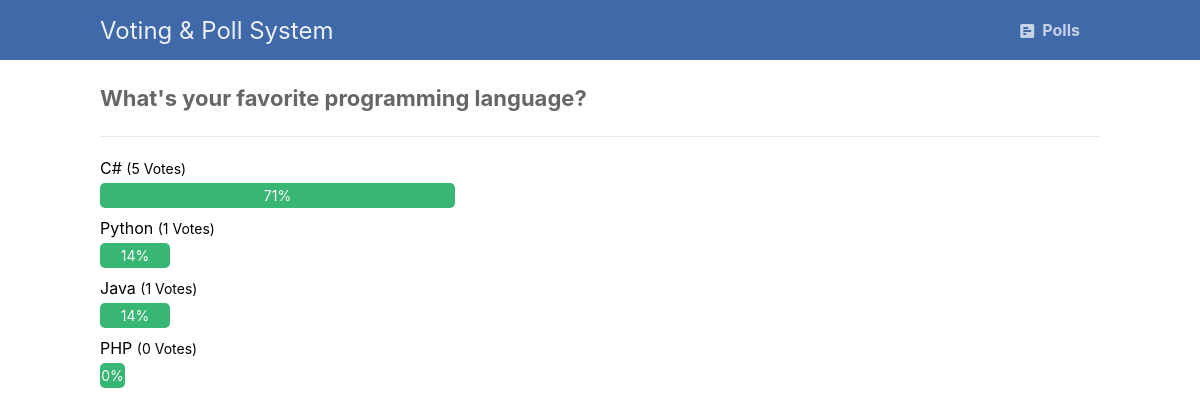
/result.php?id=1, run on the app's committed database.
### tables this page shows
CREATE TABLE `polls` (
  `id` int(11) NOT NULL,
  `title` text NOT NULL,
  `desc` text NOT NULL
);

CREATE TABLE `poll_answers` (
  `id` int(11) NOT NULL,
  `poll_id` int(11) NOT NULL,
  `title` text NOT NULL,
  `votes` int(11) NOT NULL DEFAULT 0
);

### result.php (the view, shortened to what this page needs)
<?php
include 'functions.php';
$pdo = pdo_connect_mysql();
if (isset($_GET['id'])) {
    $stmt = $pdo->prepare('SELECT * FROM polls WHERE id = ?');
    $stmt->execute([$_GET['id']]);
    $poll = $stmt->fetch(PDO::FETCH_ASSOC);
    if ($poll) {
        $stmt = $pdo->prepare('SELECT * FROM poll_answers WHERE poll_id = ? ORDER BY votes DESC');
        $stmt->execute([$_GET['id']]);
        $poll_answers = $stmt->fetchAll(PDO::FETCH_ASSOC);
        $total_votes = 0;
        foreach ($poll_answers as $poll_answer) {
            $total_votes += $poll_answer['votes'];
        }
    } else {
        die ('Poll with that ID does not exist.');
    }
} else {
    die ('No poll ID specified.');
}
?>
<?=template_header('Poll Results')?>
<div class="content poll-result">
    <h2><?=$poll['title']?></h2>
    <div class="wrapper">
        <?php foreach ($poll_answers as $poll_answer): ?>
            <div class="poll-question">
                <p><?=$poll_answer['title']?> <span>(<?=$poll_answer['votes']?> Votes)</span></p>
                <div class="result-bar" style= "width:<?=@round(($poll_answer['votes']/$total_votes)*100)?>%">
                    <?=@round(($poll_answer['votes']/$total_votes)*100)?>%
                </div>
            </div>
        <?php endforeach; ?>
    </div>
</div>
<?=template_footer()?>

### functions.php (shortened to what this page needs)
<?php
function template_header($title) {
    return <<<EOT
<!DOCTYPE html>
<html>
    <head>
        <meta charset="utf-8">
        <title>$title</title>
        <link href="assets/css/style.css" rel="stylesheet" type="text/css">
        <link rel="stylesheet" href="https://use.fontawesome.com/releases/v5.7.1/css/all.css">
    </head>
    <body>
    <nav class="navtop">
        <div>
            <h1>Voting & Poll System</h1>
            <a href="index.php"><i class="fas fa-poll-h"></i>Polls</a>
        </div>
    </nav>
EOT;
}
function template_footer() {
    return <<<EOT
    </body>
</html>
EOT;
}

### assets/css/style.css (style rules this page uses)
* { box-sizing: border-box; font-family: -apple-system, BlinkMacSystemFont, "segoe ui", roboto, oxygen, ubuntu, cantarell, "fira sans", "droid sans", "helvetica neue", Arial, sans-serif; font-size: 16px; -webkit-font-smoothing: antialiased; -moz-osx-font-smoothing: grayscale; }
body { background-color: #FFFFFF; margin: 0; }
.navtop { background-color: #3f69a8; height: 60px; width: 100%; border: 0; }
.navtop div { display: flex; margin: 0 auto; width: 1000px; height: 100%; }
.navtop div h1, .navtop div a { display: inline-flex; align-items: center; }
.navtop div h1 { flex: 1; font-size: 24px; padding: 0; margin: 0; color: #ecf0f6; font-weight: normal; }
.navtop div a { padding: 0 20px; text-decoration: none; color: #c5d2e5; font-weight: bold; }
.navtop div a i { padding: 2px 8px 0 0; }
.content { width: 1000px; margin: 0 auto; }
.content h2 { margin: 0; padding: 25px 0; font-size: 22px; border-bottom: 1px solid #ebebeb; color: #666666; }
.poll-result .wrapper { display: flex; flex-flow: column; }
.poll-result .wrapper .poll-question { width: 50%; padding-bottom: 5px; }
.poll-result .wrapper .poll-question p { margin: 0; padding: 5px 0; }
.poll-result .wrapper .poll-question p span { font-size: 14px; }
.poll-result .wrapper .poll-question .result-bar { display: flex; height: 25px; min-width: 5%; background-color: #38b673; border-radius: 5px; font-size: 14px; color: #FFFFFF; justify-content: center; align-items: center; }

### data on the page
polls: title "What's your favorite programming language?"
poll_answers: title "C#", votes "5", @round(($poll_answer['votes']/$total_votes)*100) "71"
poll_answers: title "Python", votes "1", @round(($poll_answer['votes']/$total_votes)*100) "14"
poll_answers: title "Java", votes "1", @round(($poll_answer['votes']/$total_votes)*100) "14"
poll_answers: title "PHP", votes "0", @round(($poll_answer['votes']/$total_votes)*100) "0"
